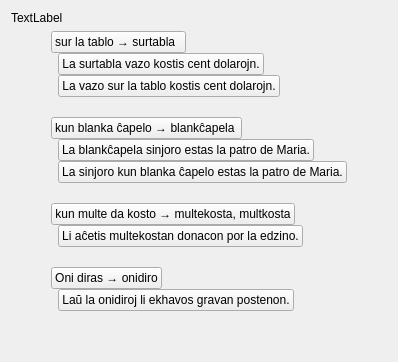
     <widget class="QWidget" name="tab_7">
      <attribute name="icon">
       <iconset resource="ikonoj.qrc">
        <normaloff>:/ikonoj/leciono.png</normaloff>:/ikonoj/leciono.png</iconset>
      </attribute>
      <attribute name="title">
       <string>7</string>
      </attribute>
      <layout class="QVBoxLayout" name="verticalLayout_51">
       <item>
        <widget class="QLabel" name="Lec12_Label44">
         <property name="sizePolicy">
          <sizepolicy hsizetype="Preferred" vsizetype="Maximum">
           <horstretch>0</horstretch>
           <verstretch>0</verstretch>
          </sizepolicy>
         </property>
         <property name="text">
          <string>TextLabel</string>
         </property>
         <property name="wordWrap">
          <bool>true</bool>
         </property>
        </widget>
       </item>
       <item>
        <layout class="QHBoxLayout" name="horizontalLayout_102">
         <item>
          <spacer name="horizontalSpacer_21">
           <property name="orientation">
            <enum>Qt::Horizontal</enum>
           </property>
           <property name="sizeType">
            <enum>QSizePolicy::Fixed</enum>
           </property>
           <property name="sizeHint" stdset="0">
            <size>
             <width>40</width>
             <height>20</height>
            </size>
           </property>
          </spacer>
         </item>
         <item>
          <layout class="QVBoxLayout" name="verticalLayout_43">
           <property name="spacing">
            <number>20</number>
           </property>
           <item>
            <layout class="QVBoxLayout" name="verticalLayout">
             <property name="spacing">
              <number>0</number>
             </property>
             <item>
              <layout class="QHBoxLayout" name="horizontalLayout_90">
               <item>
                <widget class="neklakebla" name="pushButton_67">
                 <property name="sizePolicy">
                  <sizepolicy hsizetype="Maximum" vsizetype="Fixed">
                   <horstretch>0</horstretch>
                   <verstretch>0</verstretch>
                  </sizepolicy>
                 </property>
                 <property name="text">
                  <string>sur la tablo → surtabla  </string>
                 </property>
                </widget>
               </item>
               <item>
                <spacer name="horizontalSpacer_24">
                 <property name="orientation">
                  <enum>Qt::Horizontal</enum>
                 </property>
                 <property name="sizeHint" stdset="0">
                  <size>
                   <width>40</width>
                   <height>20</height>
                  </size>
                 </property>
                </spacer>
               </item>
              </layout>
             </item>
             <item>
              <layout class="QHBoxLayout" name="horizontalLayout_91">
               <item>
                <widget class="label_sago_reversa" name="label_2">
                 <property name="sizePolicy">
                  <sizepolicy hsizetype="Maximum" vsizetype="Preferred">
                   <horstretch>0</horstretch>
                   <verstretch>0</verstretch>
                  </sizepolicy>
                 </property>
                 <property name="text">
                  <string/>
                 </property>
                 <property name="pixmap">
                  <pixmap resource="ikonoj.qrc">:/ikonoj/sago_revena.png</pixmap>
                 </property>
                </widget>
               </item>
               <item>
                <widget class="neklakebla" name="pushButton_68">
                 <property name="sizePolicy">
                  <sizepolicy hsizetype="Maximum" vsizetype="Fixed">
                   <horstretch>0</horstretch>
                   <verstretch>0</verstretch>
                  </sizepolicy>
                 </property>
                 <property name="text">
                  <string>La surtabla vazo kostis cent dolarojn.</string>
                 </property>
                </widget>
               </item>
               <item>
                <spacer name="horizontalSpacer_25">
                 <property name="orientation">
                  <enum>Qt::Horizontal</enum>
                 </property>
                 <property name="sizeHint" stdset="0">
                  <size>
                   <width>40</width>
                   <height>20</height>
                  </size>
                 </property>
                </spacer>
               </item>
              </layout>
             </item>
             <item>
              <layout class="QHBoxLayout" name="horizontalLayout_89">
               <item>
                <widget class="QLabel" name="label_10">
                 <property name="sizePolicy">
                  <sizepolicy hsizetype="Maximum" vsizetype="Preferred">
                   <horstretch>0</horstretch>
                   <verstretch>0</verstretch>
                  </sizepolicy>
                 </property>
                 <property name="text">
                  <string/>
                 </property>
                 <property name="pixmap">
                  <pixmap resource="ikonoj.qrc">:/ikonoj/egala.png</pixmap>
                 </property>
                 <property name="tipo" stdset="0">
                  <string>egala</string>
                 </property>
                </widget>
               </item>
               <item>
                <widget class="neklakebla" name="pushButton_77">
                 <property name="text">
                  <string>La vazo sur la tablo kostis cent dolarojn.</string>
                 </property>
                </widget>
               </item>
               <item>
                <spacer name="horizontalSpacer_40">
                 <property name="orientation">
                  <enum>Qt::Horizontal</enum>
                 </property>
                 <property name="sizeHint" stdset="0">
                  <size>
                   <width>40</width>
                   <height>20</height>
                  </size>
                 </property>
                </spacer>
               </item>
              </layout>
             </item>
            </layout>
           </item>
           <item>
            <layout class="QVBoxLayout" name="verticalLayout_50">
             <property name="spacing">
              <number>0</number>
             </property>
             <item>
              <layout class="QHBoxLayout" name="horizontalLayout_88">
               <item>
                <widget class="neklakebla" name="pushButton_69">
                 <property name="sizePolicy">
                  <sizepolicy hsizetype="Maximum" vsizetype="Fixed">
                   <horstretch>0</horstretch>
                   <verstretch>0</verstretch>
                  </sizepolicy>
                 </property>
                 <property name="text">
                  <string>kun blanka ĉapelo → blankĉapela </string>
                 </property>
                </widget>
               </item>
               <item>
                <spacer name="horizontalSpacer_26">
                 <property name="orientation">
                  <enum>Qt::Horizontal</enum>
                 </property>
                 <property name="sizeHint" stdset="0">
                  <size>
                   <width>40</width>
                   <height>20</height>
                  </size>
                 </property>
                </spacer>
               </item>
              </layout>
             </item>
             <item>
              <layout class="QHBoxLayout" name="horizontalLayout_87">
               <item>
                <widget class="label_sago_reversa" name="label_4">
                 <property name="sizePolicy">
                  <sizepolicy hsizetype="Maximum" vsizetype="Preferred">
                   <horstretch>0</horstretch>
                   <verstretch>0</verstretch>
                  </sizepolicy>
                 </property>
                 <property name="text">
                  <string/>
                 </property>
                 <property name="pixmap">
                  <pixmap resource="ikonoj.qrc">:/ikonoj/sago_revena.png</pixmap>
                 </property>
                </widget>
               </item>
               <item>
                <widget class="neklakebla" name="pushButton_70">
                 <property name="sizePolicy">
                  <sizepolicy hsizetype="Maximum" vsizetype="Fixed">
                   <horstretch>0</horstretch>
                   <verstretch>0</verstretch>
                  </sizepolicy>
                 </property>
                 <property name="text">
                  <string>La blankĉapela sinjoro estas la patro de Maria.</string>
                 </property>
                </widget>
               </item>
               <item>
                <spacer name="horizontalSpacer_27">
                 <property name="orientation">
                  <enum>Qt::Horizontal</enum>
                 </property>
                 <property name="sizeHint" stdset="0">
                  <size>
                   <width>40</width>
                   <height>20</height>
                  </size>
                 </property>
                </spacer>
               </item>
              </layout>
             </item>
             <item>
              <layout class="QHBoxLayout" name="horizontalLayout_85">
               <item>
                <widget class="QLabel" name="label_5">
                 <property name="sizePolicy">
                  <sizepolicy hsizetype="Maximum" vsizetype="Preferred">
                   <horstretch>0</horstretch>
                   <verstretch>0</verstretch>
                  </sizepolicy>
                 </property>
                 <property name="text">
                  <string/>
                 </property>
                 <property name="pixmap">
                  <pixmap resource="ikonoj.qrc">:/ikonoj/egala.png</pixmap>
                 </property>
                 <property name="tipo" stdset="0">
                  <string>egala</string>
                 </property>
                </widget>
               </item>
               <item>
                <widget class="neklakebla" name="pushButton_71">
                 <property name="sizePolicy">
                  <sizepolicy hsizetype="Maximum" vsizetype="Fixed">
                   <horstretch>0</horstretch>
                   <verstretch>0</verstretch>
                  </sizepolicy>
                 </property>
                 <property name="text">
                  <string>La sinjoro kun blanka ĉapelo estas la patro de Maria.</string>
                 </property>
                </widget>
               </item>
               <item>
                <spacer name="horizontalSpacer_28">
                 <property name="orientation">
                  <enum>Qt::Horizontal</enum>
                 </property>
                 <property name="sizeHint" stdset="0">
                  <size>
                   <width>40</width>
                   <height>20</height>
                  </size>
                 </property>
                </spacer>
               </item>
              </layout>
             </item>
            </layout>
           </item>
           <item>
            <layout class="QVBoxLayout" name="verticalLayout_49">
             <property name="spacing">
              <number>0</number>
             </property>
             <item>
              <layout class="QHBoxLayout" name="horizontalLayout_84">
               <item>
                <widget class="neklakebla" name="pushButton_72">
                 <property name="sizePolicy">
                  <sizepolicy hsizetype="Maximum" vsizetype="Fixed">
                   <horstretch>0</horstretch>
                   <verstretch>0</verstretch>
                  </sizepolicy>
                 </property>
                 <property name="text">
                  <string>kun multe da kosto → multekosta, multkosta</string>
                 </property>
                </widget>
               </item>
               <item>
                <spacer name="horizontalSpacer_29">
                 <property name="orientation">
                  <enum>Qt::Horizontal</enum>
                 </property>
                 <property name="sizeHint" stdset="0">
                  <size>
                   <width>40</width>
                   <height>20</height>
                  </size>
                 </property>
                </spacer>
               </item>
              </layout>
             </item>
             <item>
              <layout class="QHBoxLayout" name="horizontalLayout_83">
               <item>
                <widget class="label_sago_reversa" name="label_8">
                 <property name="sizePolicy">
                  <sizepolicy hsizetype="Maximum" vsizetype="Preferred">
                   <horstretch>0</horstretch>
                   <verstretch>0</verstretch>
                  </sizepolicy>
                 </property>
                 <property name="text">
                  <string/>
                 </property>
                 <property name="pixmap">
                  <pixmap resource="ikonoj.qrc">:/ikonoj/sago_revena.png</pixmap>
                 </property>
                </widget>
               </item>
               <item>
                <widget class="neklakebla" name="pushButton_73">
                 <property name="sizePolicy">
                  <sizepolicy hsizetype="Maximum" vsizetype="Fixed">
                   <horstretch>0</horstretch>
                   <verstretch>0</verstretch>
                  </sizepolicy>
                 </property>
                 <property name="text">
                  <string>Li aĉetis multekostan donacon por la edzino.</string>
                 </property>
                </widget>
               </item>
               <item>
                <spacer name="horizontalSpacer_30">
                 <property name="orientation">
                  <enum>Qt::Horizontal</enum>
                 </property>
                 <property name="sizeHint" stdset="0">
                  <size>
                   <width>40</width>
                   <height>20</height>
                  </size>
                 </property>
                </spacer>
               </item>
              </layout>
             </item>
            </layout>
           </item>
           <item>
            <layout class="QVBoxLayout" name="verticalLayout_48">
             <property name="spacing">
              <number>0</number>
             </property>
             <item>
              <layout class="QHBoxLayout" name="horizontalLayout_82">
               <item>
                <widget class="neklakebla" name="pushButton_74">
                 <property name="sizePolicy">
                  <sizepolicy hsizetype="Maximum" vsizetype="Fixed">
                   <horstretch>0</horstretch>
                   <verstretch>0</verstretch>
                  </sizepolicy>
                 </property>
                 <property name="text">
                  <string>Oni diras → onidiro</string>
                 </property>
                </widget>
               </item>
               <item>
                <spacer name="horizontalSpacer_31">
                 <property name="orientation">
                  <enum>Qt::Horizontal</enum>
                 </property>
                 <property name="sizeHint" stdset="0">
                  <size>
                   <width>40</width>
                   <height>20</height>
                  </size>
                 </property>
                </spacer>
               </item>
              </layout>
             </item>
             <item>
              <layout class="QHBoxLayout" name="horizontalLayout_81">
               <item>
                <widget class="label_sago_reversa" name="label_9">
                 <property name="sizePolicy">
                  <sizepolicy hsizetype="Maximum" vsizetype="Preferred">
                   <horstretch>0</horstretch>
                   <verstretch>0</verstretch>
                  </sizepolicy>
                 </property>
                 <property name="text">
                  <string/>
                 </property>
                 <property name="pixmap">
                  <pixmap resource="ikonoj.qrc">:/ikonoj/sago_revena.png</pixmap>
                 </property>
                </widget>
               </item>
               <item>
                <widget class="neklakebla" name="pushButton_75">
                 <property name="sizePolicy">
                  <sizepolicy hsizetype="Maximum" vsizetype="Fixed">
                   <horstretch>0</horstretch>
                   <verstretch>0</verstretch>
                  </sizepolicy>
                 </property>
                 <property name="text">
                  <string>Laŭ la onidiroj li ekhavos gravan postenon.</string>
                 </property>
                </widget>
               </item>
               <item>
                <spacer name="horizontalSpacer_32">
                 <property name="orientation">
                  <enum>Qt::Horizontal</enum>
                 </property>
                 <property name="sizeHint" stdset="0">
                  <size>
                   <width>40</width>
                   <height>20</height>
                  </size>
                 </property>
                </spacer>
               </item>
              </layout>
             </item>
            </layout>
           </item>
          </layout>
         </item>
        </layout>
       </item>
       <item>
        <spacer name="verticalSpacer_16">
         <property name="orientation">
          <enum>Qt::Vertical</enum>
         </property>
         <property name="sizeHint" stdset="0">
          <size>
           <width>20</width>
           <height>40</height>
          </size>
         </property>
        </spacer>
       </item>
      </layout>
     </widget>
